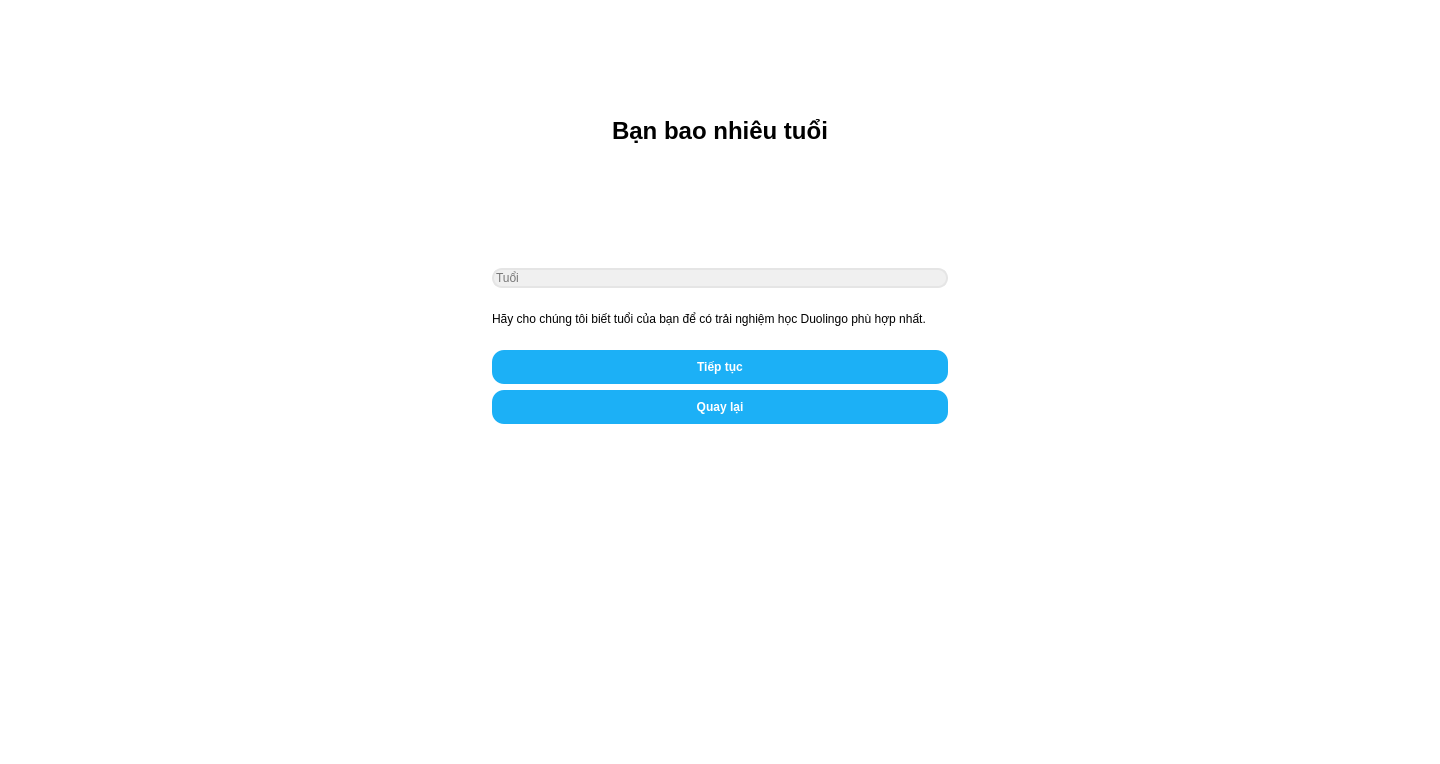
<?xml version="1.0" encoding="UTF-8"?>
<ui version="4.0">
 <class>MainWindow</class>
 <widget class="QMainWindow" name="MainWindow">
  <property name="geometry">
   <rect>
    <x>0</x>
    <y>0</y>
    <width>1440</width>
    <height>764</height>
   </rect>
  </property>
  <property name="windowTitle">
   <string>MainWindow</string>
  </property>
  <property name="styleSheet">
   <string notr="true"> background-color:rgb(255, 255, 255)</string>
  </property>
  <widget class="QWidget" name="centralwidget">
   <layout class="QGridLayout" name="gridLayout">
    <item row="1" column="0">
     <spacer name="horizontalSpacer">
      <property name="orientation">
       <enum>Qt::Horizontal</enum>
      </property>
      <property name="sizeHint" stdset="0">
       <size>
        <width>40</width>
        <height>20</height>
       </size>
      </property>
     </spacer>
    </item>
    <item row="2" column="1">
     <spacer name="verticalSpacer_3">
      <property name="orientation">
       <enum>Qt::Vertical</enum>
      </property>
      <property name="sizeType">
       <enum>QSizePolicy::Minimum</enum>
      </property>
      <property name="sizeHint" stdset="0">
       <size>
        <width>20</width>
        <height>300</height>
       </size>
      </property>
     </spacer>
    </item>
    <item row="1" column="2">
     <spacer name="horizontalSpacer_2">
      <property name="orientation">
       <enum>Qt::Horizontal</enum>
      </property>
      <property name="sizeHint" stdset="0">
       <size>
        <width>40</width>
        <height>20</height>
       </size>
      </property>
     </spacer>
    </item>
    <item row="0" column="1">
     <spacer name="verticalSpacer_5">
      <property name="orientation">
       <enum>Qt::Vertical</enum>
      </property>
      <property name="sizeHint" stdset="0">
       <size>
        <width>20</width>
        <height>40</height>
       </size>
      </property>
     </spacer>
    </item>
    <item row="1" column="1">
     <widget class="QStackedWidget" name="stackedWidget">
      <property name="currentIndex">
       <number>0</number>
      </property>
      <widget class="QWidget" name="page">
       <layout class="QVBoxLayout" name="verticalLayout_4">
        <item>
         <layout class="QVBoxLayout" name="verticalLayout_2">
          <item>
           <widget class="QLabel" name="label_3">
            <property name="font">
             <font>
              <pointsize>18</pointsize>
              <weight>75</weight>
              <bold>true</bold>
             </font>
            </property>
            <property name="text">
             <string>Bạn bao nhiêu tuổi</string>
            </property>
            <property name="alignment">
             <set>Qt::AlignCenter</set>
            </property>
           </widget>
          </item>
          <item alignment="Qt::AlignHCenter">
           <widget class="QLabel" name="concu_2">
            <property name="minimumSize">
             <size>
              <width>100</width>
              <height>100</height>
             </size>
            </property>
            <property name="maximumSize">
             <size>
              <width>100</width>
              <height>100</height>
             </size>
            </property>
            <property name="text">
             <string/>
            </property>
            <property name="pixmap">
             <pixmap>../Downloads/z7702842784597_a7481e4e260cbd0163006b422aac0ebb.jpg</pixmap>
            </property>
            <property name="scaledContents">
             <bool>true</bool>
            </property>
            <property name="alignment">
             <set>Qt::AlignCenter</set>
            </property>
           </widget>
          </item>
          <item>
           <widget class="QLineEdit" name="lineEdit_4">
            <property name="styleSheet">
             <string notr="true">background-color: #F0F0F0;border-radius: 10px; border: 2px solid #e5e5e5;
</string>
            </property>
            <property name="text">
             <string/>
            </property>
            <property name="placeholderText">
             <string>Tuổi</string>
            </property>
           </widget>
          </item>
          <item>
           <widget class="QLabel" name="label_4">
            <property name="text">
             <string>Hãy cho chúng tôi biết tuổi của bạn để có trải nghiệm học Duolingo phù hợp nhất. </string>
            </property>
           </widget>
          </item>
          <item>
           <widget class="QPushButton" name="pushButton_2">
            <property name="styleSheet">
             <string notr="true">QPushButton {
    background-color: #1cb0f6; /* Màu xanh Duolingo */
    color: white;
    font-weight: bold;
    border-radius: 12px; /* Bo góc */
    padding: 10px;
}
QPushButton:hover {
    background-color: #1899d6; /* Màu khi rê chuột vào */
}</string>
            </property>
            <property name="text">
             <string>Tiếp tục</string>
            </property>
           </widget>
          </item>
          <item>
           <widget class="QPushButton" name="pushButton">
            <property name="styleSheet">
             <string notr="true">QPushButton {
    background-color: #1cb0f6; /* Màu xanh Duolingo */
    color: white;
    font-weight: bold;
    border-radius: 12px; /* Bo góc */
    padding: 10px;
}
QPushButton:hover {
    background-color: #1899d6; /* Màu khi rê chuột vào */
}
</string>
            </property>
            <property name="text">
             <string>Quay lại</string>
            </property>
           </widget>
          </item>
         </layout>
        </item>
       </layout>
      </widget>
      <widget class="QWidget" name="page_2">
       <layout class="QVBoxLayout" name="verticalLayout_3">
        <item>
         <layout class="QVBoxLayout" name="verticalLayout">
          <item>
           <widget class="QLabel" name="label">
            <property name="font">
             <font>
              <pointsize>18</pointsize>
              <weight>75</weight>
              <bold>true</bold>
             </font>
            </property>
            <property name="text">
             <string>Tạo tài khoản</string>
            </property>
            <property name="alignment">
             <set>Qt::AlignCenter</set>
            </property>
           </widget>
          </item>
          <item alignment="Qt::AlignHCenter">
           <widget class="QLabel" name="concu">
            <property name="minimumSize">
             <size>
              <width>100</width>
              <height>100</height>
             </size>
            </property>
            <property name="maximumSize">
             <size>
              <width>100</width>
              <height>100</height>
             </size>
            </property>
            <property name="text">
             <string/>
            </property>
            <property name="pixmap">
             <pixmap>../Downloads/z7702842784597_a7481e4e260cbd0163006b422aac0ebb.jpg</pixmap>
            </property>
            <property name="scaledContents">
             <bool>true</bool>
            </property>
            <property name="alignment">
             <set>Qt::AlignCenter</set>
            </property>
           </widget>
          </item>
          <item>
           <widget class="QLineEdit" name="lineEdit_user_dk">
            <property name="minimumSize">
             <size>
              <width>40</width>
              <height>0</height>
             </size>
            </property>
            <property name="maximumSize">
             <size>
              <width>16777215</width>
              <height>16777215</height>
             </size>
            </property>
            <property name="styleSheet">
             <string notr="true">background-color: #F0F0F0;border-radius: 10px; border: 2px solid #e5e5e5;
</string>
            </property>
            <property name="text">
             <string/>
            </property>
            <property name="placeholderText">
             <string>Tên (Tuỳ chọn)</string>
            </property>
           </widget>
          </item>
          <item>
           <widget class="QLineEdit" name="lineEdit_2">
            <property name="styleSheet">
             <string notr="true">background-color: #F0F0F0;border-radius: 10px; border: 2px solid #e5e5e5;
</string>
            </property>
            <property name="text">
             <string/>
            </property>
            <property name="placeholderText">
             <string>Email</string>
            </property>
           </widget>
          </item>
          <item>
           <widget class="QLineEdit" name="lineEdit_pass_dk">
            <property name="styleSheet">
             <string notr="true">background-color: #F0F0F0;border-radius: 10px; border: 2px solid #e5e5e5;

</string>
            </property>
            <property name="text">
             <string/>
            </property>
            <property name="echoMode">
             <enum>QLineEdit::Password</enum>
            </property>
            <property name="placeholderText">
             <string>Mật khẩu</string>
            </property>
           </widget>
          </item>
          <item>
           <layout class="QHBoxLayout" name="horizontalLayout_2">
            <item>
             <widget class="QCheckBox" name="checkBox">
              <property name="text">
               <string/>
              </property>
             </widget>
            </item>
            <item>
             <spacer name="horizontalSpacer_3">
              <property name="orientation">
               <enum>Qt::Horizontal</enum>
              </property>
              <property name="sizeType">
               <enum>QSizePolicy::Fixed</enum>
              </property>
              <property name="sizeHint" stdset="0">
               <size>
                <width>1</width>
                <height>20</height>
               </size>
              </property>
             </spacer>
            </item>
            <item>
             <widget class="QLabel" name="label_2">
              <property name="sizePolicy">
               <sizepolicy hsizetype="Expanding" vsizetype="Preferred">
                <horstretch>30</horstretch>
                <verstretch>0</verstretch>
               </sizepolicy>
              </property>
              <property name="font">
               <font>
                <kerning>true</kerning>
               </font>
              </property>
              <property name="text">
               <string>Bằng cách đăng nhập, bạn đồng ý với &lt;a href=&quot;mo_file_txt&quot;&gt;Điều khoản dịch vụ&lt;/a&gt; của chúng tôi.</string>
              </property>
              <property name="wordWrap">
               <bool>false</bool>
              </property>
             </widget>
            </item>
           </layout>
          </item>
          <item>
           <widget class="QPushButton" name="pushButton_3">
            <property name="styleSheet">
             <string notr="true">QPushButton {
    background-color: #1cb0f6; /* Màu xanh Duolingo */
    color: white;
    font-weight: bold;
    border-radius: 12px; /* Bo góc */
    padding: 10px;
}
QPushButton:hover {
    background-color: #1899d6; /* Màu khi rê chuột vào */
}</string>
            </property>
            <property name="text">
             <string>Tạo tài khoản</string>
            </property>
           </widget>
          </item>
          <item>
           <widget class="QPushButton" name="btn_quay_lai_2">
            <property name="styleSheet">
             <string notr="true">QPushButton {
    background-color: #1cb0f6; /* Màu xanh Duolingo */
    color: white;
    font-weight: bold;
    border-radius: 12px; /* Bo góc */
    padding: 10px;
}
QPushButton:hover {
    background-color: #1899d6; /* Màu khi rê chuột vào */
}</string>
            </property>
            <property name="text">
             <string>Quay lại</string>
            </property>
           </widget>
          </item>
         </layout>
        </item>
       </layout>
      </widget>
     </widget>
    </item>
   </layout>
  </widget>
  <widget class="QStatusBar" name="statusbar"/>
 </widget>
 <resources/>
 <connections/>
</ui>
